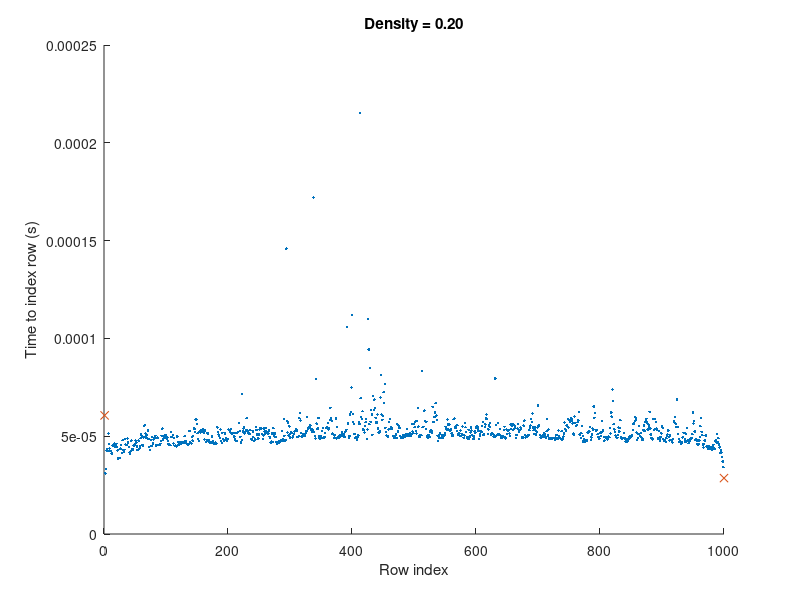
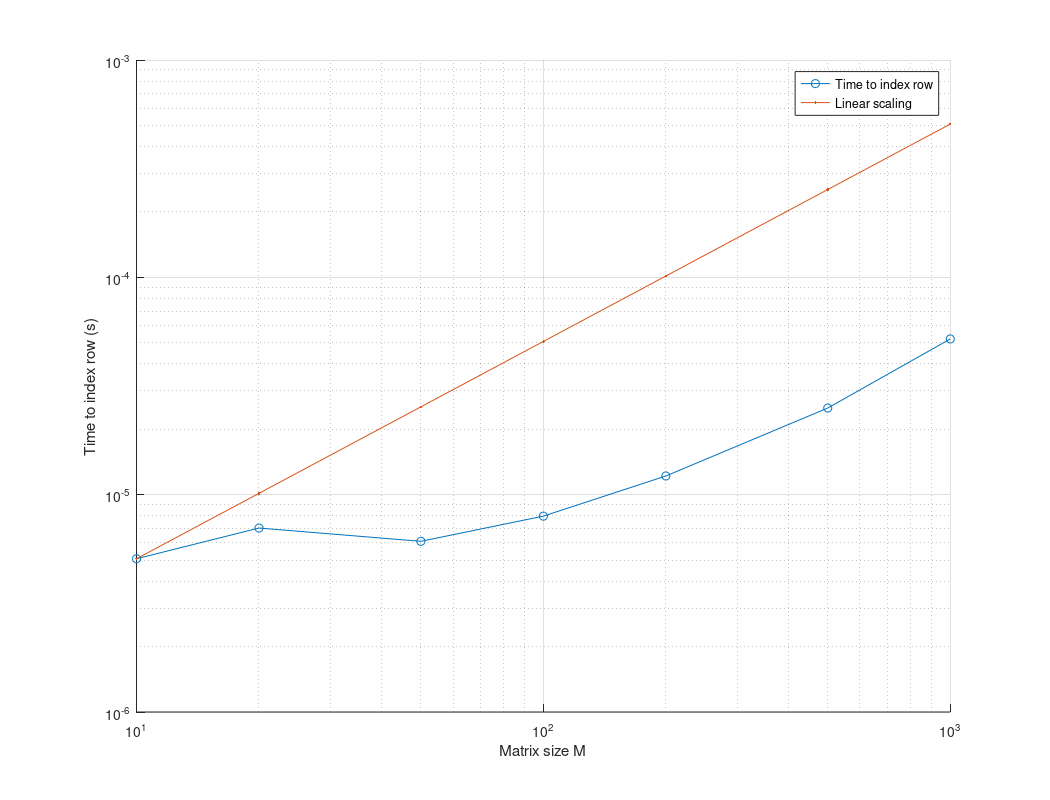

Source code (MATLAB) for these figures, in order:
%===============================================================================
%     File: row_indexing.m
%  Created: 2025-01-07 15:16
%   Author: Bernie Roesler
%
%  Solution to Davis Exercise 2.30: Experment with row indexing of sparse
%  matrices in MATLAB. Does it use binary search or linear search? Does it take
%  advantage of special cases like A(1, :) or A(M, :)?
%
%===============================================================================

clear;

Ms = [10, 20, 50, 100, 200, 500, 1000];
% Ms = [10, 20, 50, 100, 200, 500, 1000, 2000, 5000];
density = 0.2;
N_samples = 7;

times = zeros(length(Ms), 1);
log_times = zeros(length(Ms), 1);

figure(1); clf; hold on;

% Create a random sparse matrix and time row indexing
for M = Ms
    disp(['M = ', num2str(M)]);

    A = sprand(M, M, density);

    row_times = zeros(N_samples, M);

    % Time row indexing for each row and average
    for s = 1:N_samples
        for i = 1:M
            tic;
            row = A(i, :);
            row_times(s, i) = toc;
        end
    end

    times(M == Ms) = mean(mean(row_times));

    if M == 1000
        % Plot the distribution of times for each row
        % hist(mean(row_times, 1));

        % Plot the of times for each row
        scatter(1, mean(row_times(:, 1)), 'marker', 'x', 'MarkerEdgeColor', '#D95319');
        scatter(2:M-1, mean(row_times(:, 2:end-1), 1), 'marker', '.', 'MarkerEdgeColor', '#0072BD');
        scatter(M, mean(row_times(:, end)), 'marker', 'x', 'MarkerEdgeColor', '#D95319');
        xlabel('Row index');
        ylabel('Time to index row (s)');
        title(sprintf('Density = %0.2f', density));
    end

    % Compute the sum of the log of each column size
    % col_sizes = sum(A ~= 0, 2);
    % log_times(M == Ms) = mean(log(col_sizes));
end

%-------------------------------------------------------------------------------
%        Plot the results
%-------------------------------------------------------------------------------
figure(2); clf; hold on;
% loglog(Ms, log_times, 'x-');
loglog(Ms, times, 'o-');
loglog(Ms, Ms * times(1) / Ms(1), '.-');  % faux linear relationship

legend('Time to index row', 'Linear scaling');

grid on;
orient landscape;
xlabel('Matrix size M');
ylabel('Time to index row (s)');

% saveas(1, '../data/row_indexing_distribution.png');
% saveas(2, '../data/row_indexing_scaling.png');


%===============================================================================
%===============================================================================
